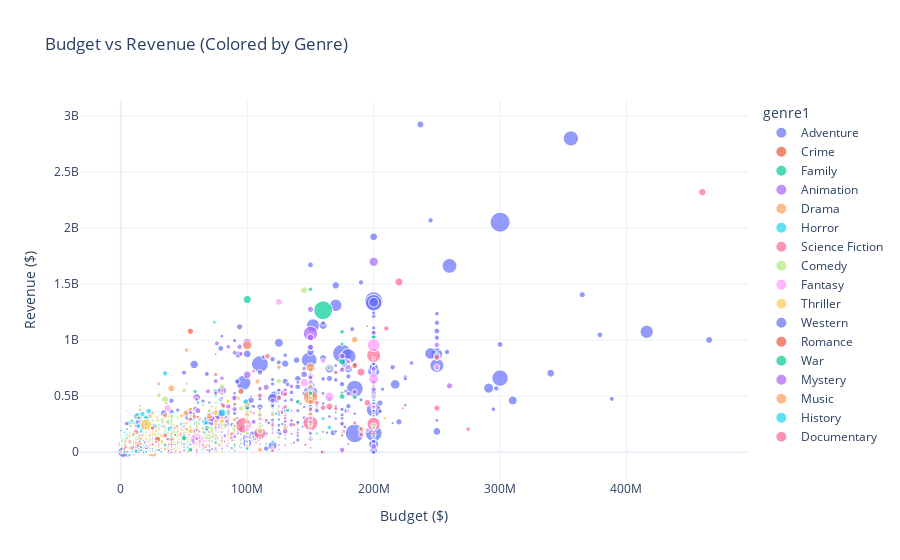

Notebook cell for this chart:
### Code cell
import plotly.express as px

#Option 1

fig1 = px.scatter(
    df_model,
    x='budget',
    y='revenue',
    color='genre1',          # color by genre string (e.g., Action, Comedy)
    size='popularity',       # optional: size points by popularity
    hover_data=['title'],    # optional: show movie title on hover
    title='Budget vs Revenue (Colored by Genre)',
    labels={'budget': 'Budget ($)', 'revenue': 'Revenue ($)'}
)

fig1.update_layout(template='plotly_white')
fig1.show()

### Figure 1 — Plotly figure (JSON) as saved in the notebook; plotly's stock layout.template omitted (floating-point values rounded to 4 significant figures; data arrays with more than 128 entries replaced by an {"elided": "..."} marker saying what was removed)
{"data": [{"customdata": {"elided": "769x1 str values"}, "hovertemplate": "genre1=Adventure<br>Budget ($)=%{x}<br>Revenue ($)=%{y}<br>popularity=%{marker.size}<br>title=%{customdata[0]}<extra></extra>", "legendgroup": "Adventure", "marker": {"color": "#636efa", "size": {"elided": "769 float values"}, "sizemode": "area", "sizeref": 0.4711, "symbol": "circle"}, "mode": "markers", "name": "Adventure", "showlegend": true, "type": "scattergl", "x": {"elided": "769 int values"}, "xaxis": "x", "y": {"elided": "769 int values"}, "yaxis": "y"}, {"customdata": {"elided": "140x1 str values"}, "hovertemplate": "genre1=Crime<br>Budget ($)=%{x}<br>Revenue ($)=%{y}<br>popularity=%{marker.size}<br>title=%{customdata[0]}<extra></extra>", "legendgroup": "Crime", "marker": {"color": "#EF553B", "size": {"elided": "140 float values"}, "sizemode": "area", "sizeref": 0.4711, "symbol": "circle"}, "mode": "markers", "name": "Crime", "showlegend": true, "type": "scattergl", "x": {"elided": "140 int values"}, "xaxis": "x", "y": {"elided": "140 int values"}, "yaxis": "y"}, {"customdata": [["Beauty and the Beast"], ["The Super Mario Bros. Movie"], ["Coco"], ["The Garfield Movie"], ["Paddington in Peru"], ["Madagascar"], ["Like Mike"], ["Wonder"], ["Cars 3"], ["Wreck-It Ralph"], ["PAW Patrol: The Mighty Movie"], ["The Bad Guys"], ["Alice in Wonderland"], ["Maleficent: Mistress of Evil"], ["Toy Story 4"], ["The Day the Earth Blew Up: A Looney Tunes Movie"], ["Frozen II"], ["Penguins of Madagascar"], ["Bee Movie"], ["The Angry Birds Movie 2"], ["The SpongeBob SquarePants Movie"], ["Madagascar: Escape 2 Africa"], ["The SpongeBob Movie: Sponge on the Run"], ["PAW Patrol: The Movie"], ["Harold and the Purple Crayon"], ["How the Grinch Stole Christmas"], ["Trolls World Tour"], ["Trolls"], ["The Grinch"], ["The Jungle Book"], ["Dora and the Lost City of Gold"], ["The SpongeBob Movie: Sponge Out of Water"], ["Over the Hedge"], ["The Spiderwick Chronicles"], ["Ralph Breaks the Internet"], ["Space Jam: A New Legacy"], ["Onward"], ["Sinbad: Legend of the Seven Seas"], ["Minions"], ["Freaky Friday"], ["The Road to El Dorado"], ["Smurfs: The Lost Village"], ["The Cat in the Hat"], ["Roald Dahl's Matilda the Musical"], ["Abominable"], ["ParaNorman"], ["The Addams Family"], ["Dumbo"], ["Speed Racer"], ["Miracles from Heaven"], ["A Dog's Journey"], ["Spy Kids"], ["Clifford the Big Red Dog"], ["The Secret Life of Bees"], ["August Rush"], ["Captain Underpants: The First Epic Movie"], ["Spy Kids 2: The Island of Lost Dreams"], ["Peter Rabbit 2: The Runaway"], ["The Lizzie McGuire Movie"], ["Dolittle"], ["Alvin and the Chipmunks: The Road Chip"], ["The Wild"], ["Diary of a Wimpy Kid: Rodrick Rules"], ["Mr. Bean's Holiday"], ["RV"], ["The Lego Ninjago Movie"], ["Stuart Little 2"], ["Lady and the Tramp"], ["My Spy"], ["Ella Enchanted"], ["My Little Pony: The Movie"], ["Gulliver's Travels"], ["Smallfoot"], ["Soul Surfer"], ["Spy Kids 3-D: Game Over"], ["The Muppets"], ["Cats & Dogs: The Revenge of Kitty Galore"], ["Spy Kids: All the Time in the World"], ["The Water Horse"], ["G-Force"], ["The Jungle Book 2"], ["The Wolf and the Lion"], ["Playing with Fire"], ["Sleepover"], ["The Son of Bigfoot"], ["Underdog"], ["Zoom"], ["Early Man"], ["A Street Cat Named Bob"], ["Kicking & Screaming"], ["Cats & Dogs"], ["Missing Link"], ["Valiant"], ["Shaun the Sheep Movie"], ["102 Dalmatians"], ["Alexander and the Terrible, Horrible, No Good, Very Bad Day"], ["Marmaduke"], ["Jimmy Neutron: Boy Genius"], ["Pooh's Heffalump Movie"], ["Playmobil: The Movie"], ["Are We There Yet?"], ["Cats & Dogs 3: Paws Unite"], ["Middle School: The Worst Years of My Life"], ["Nancy Drew"], ["Ice Princess"]], "hovertemplate": "genre1=Family<br>Budget ($)=%{x}<br>Revenue ($)=%{y}<br>popularity=%{marker.size}<br>title=%{customdata[0]}<extra></extra>", "legendgroup": "Family", "marker": {"color": "#00cc96", "size": [167.2, 30.86, 21.58, 21.33, 18.74, 14.53, 13.3, 12.37, 12.21, 12.12, 11.69, 11.65, 11.38, 11.33, 10.59, 10.45, 10.11, 9.43, 8.972, 8.663, 8.497, 8.475, 8.391, 8.17, 7.91, 7.884, 7.771, 7.728, 7.717, 7.585, 7.489, 7.342, 7.114, 7.03, 6.967, 6.851, 6.537, 6.288, 6.151, 5.771, 5.728, 5.709, 5.6, 5.476, 5.465, 5.448, 5.371, 5.174, 5.17, 5.073, 4.868, 4.809, 4.762, 4.689, 4.682, 4.591, 4.579, 4.567, 4.535, 4.499, 4.496, 4.455, 4.449, 4.449, 4.427, 4.27, 4.121, 4.08, 4.053, 4.038, 3.87, 3.822, 3.737, 3.692, 3.619, 3.584, 3.583, 3.58, 3.376, 3.264, 3.259, 3.158, 3.088, 3.062, 3.045, 2.957, 2.95, 2.939, 2.829, 2.751, 2.734, 2.724, 2.678, 2.655, 2.627, 2.613, 2.504, 2.49, 2.47, 2.43, 2.422, 2.415, 2.379, 2.336, 2.28], "sizemode": "area", "sizeref": 0.4711, "symbol": "circle"}, "mode": "markers", "name": "Family", "showlegend": true, "type": "scattergl", "x": [160000000, 100000000, 175000000, 60000000, 90000000, 75000000, 30000000, 20000000, 175000000, 165000000, 30000000, 80000000, 200000000, 185000000, 175000000, 15000000, 150000000, 132000000, 150000000, 65000000, 30000000, 150000000, 60000000, 26000000, 40000000, 123000000, 90000000, 125000000, 75000000, 175000000, 49000000, 74000000, 80000000, 90000000, 175000000, 150000000, 200000000, 60000000, 74000000, 26000000, 95000000, 60000000, 109000000, 25000000, 75000000, 60000000, 40000000, 170000000, 120000000, 16000000, 16000000, 35000000, 64000000, 11000000, 25000000, 38000000, 38000000, 45000000, 17000000, 175000000, 90000000, 80000000, 21000000, 25000000, 50000000, 70000000, 120000000, 60000000, 18000000, 31000000, 6000000, 112000000, 80000000, 18000000, 38000000, 45000000, 85000000, 27000000, 40000000, 150000000, 20000000, 11900000, 29900000, 10000000, 30000000, 25000000, 75600000, 50000000, 8000000, 45000000, 60000000, 100000000, 35000000, 25000000, 85000000, 28000000, 50000000, 25000000, 20000000, 75000000, 32000000, 17000000, 8500000, 20000000, 25000000], "xaxis": "x", "y": [1266115964, 1362000000, 807816196, 254907482, 209470312, 542064525, 62300000, 315025930, 383925276, 471222889, 202231360, 250162278, 1025467110, 491730089, 1073841394, 15076954, 1453683476, 373515621, 287594577, 137792047, 140161792, 603900354, 4700000, 144327371, 32227855, 345800000, 49276818, 347337803, 508600000, 966550600, 120600000, 311594032, 343397247, 164200000, 529323962, 163692228, 141940042, 80767884, 1159457503, 160846332, 76400000, 197183546, 133800000, 37289659, 190304772, 107139399, 204394183, 353284621, 93900000, 74000000, 78871079, 147934180, 107347356, 38105395, 66122026, 125427681, 119723358, 153000000, 55534455, 251410631, 233755553, 102338515, 72526996, 232225908, 87528173, 123081555, 169956806, 51000000, 10200000, 27400000, 61294644, 237382724, 214115531, 47088990, 197101678, 165184237, 112483764, 85564310, 103967384, 292817841, 135700000, 15300000, 69412425, 10143022, 46372519, 65270477, 12506188, 53431158, 17900000, 56070433, 93375151, 26565710, 61746888, 106209378, 183611771, 100654149, 83761844, 80936232, 52900000, 1630000, 97918663, 4200000, 23316139, 30715465, 27645491], "yaxis": "y"}, {"customdata": {"elided": "157x1 str values"}, "hovertemplate": "genre1=Animation<br>Budget ($)=%{x}<br>Revenue ($)=%{y}<br>popularity=%{marker.size}<br>title=%{customdata[0]}<extra></extra>", "legendgroup": "Animation", "marker": {"color": "#ab63fa", "size": {"elided": "157 float values"}, "sizemode": "area", "sizeref": 0.4711, "symbol": "circle"}, "mode": "markers", "name": "Animation", "showlegend": true, "type": "scattergl", "x": {"elided": "157 int values"}, "xaxis": "x", "y": {"elided": "157 int values"}, "yaxis": "y"}, {"customdata": {"elided": "594x1 str values"}, "hovertemplate": "genre1=Drama<br>Budget ($)=%{x}<br>Revenue ($)=%{y}<br>popularity=%{marker.size}<br>title=%{customdata[0]}<extra></extra>", "legendgroup": "Drama", "marker": {"color": "#FFA15A", "size": {"elided": "594 float values"}, "sizemode": "area", "sizeref": 0.4711, "symbol": "circle"}, "mode": "markers", "name": "Drama", "showlegend": true, "type": "scattergl", "x": {"elided": "594 int values"}, "xaxis": "x", "y": {"elided": "594 int values"}, "yaxis": "y"}, {"customdata": {"elided": "301x1 str values"}, "hovertemplate": "genre1=Horror<br>Budget ($)=%{x}<br>Revenue ($)=%{y}<br>popularity=%{marker.size}<br>title=%{customdata[0]}<extra></extra>", "legendgroup": "Horror", "marker": {"color": "#19d3f3", "size": {"elided": "301 float values"}, "sizemode": "area", "sizeref": 0.4711, "symbol": "circle"}, "mode": "markers", "name": "Horror", "showlegend": true, "type": "scattergl", "x": {"elided": "301 int values"}, "xaxis": "x", "y": {"elided": "301 int values"}, "yaxis": "y"}, {"customdata": [["Alien: Covenant"], ["Blade Runner 2049"], ["Annihilation"], ["Guardians of the Galaxy Vol. 2"], ["Dark Phoenix"], ["Ghost in the Shell"], ["The Avengers"], ["Dune: Part Two"], ["Avatar: The Way of Water"], ["Dune"], ["Transformers: Rise of the Beasts"], ["Solo: A Star Wars Story"], ["Kingdom of the Planet of the Apes"], ["Venom"], ["Guardians of the Galaxy Vol. 3"], ["Predators"], ["The Hunger Games: Mockingjay - Part 1"], ["M3GAN"], ["Teenage Mutant Ninja Turtles"], ["Transformers: Age of Extinction"], ["The Creator"], ["Terminator Genisys"], ["Poor Things"], ["Eternals"], ["Venom: Let There Be Carnage"], ["The Predator"], ["Eternal Sunshine of the Spotless Mind"], ["A Quiet Place Part II"], ["Ant-Man"], ["The Incredible Hulk"], ["The Marvels"], ["Prometheus"], ["The Matrix Resurrections"], ["Terminator: Dark Fate"], ["Star Trek"], ["The Hunger Games"], ["Jupiter Ascending"], ["Megalopolis"], ["Ad Astra"], ["Dawn of the Planet of the Apes"], ["Maze Runner: The Scorch Trials"], ["Nope"], ["Godzilla: King of the Monsters"], ["Maze Runner: The Death Cure"], ["Minority Report"], ["Predestination"], ["Elysium"], ["Gravity"], ["Hulk"], ["Anon"], ["The Purge"], ["Fantastic Four: Rise of the Silver Surfer"], ["The Butterfly Effect"], ["The 5th Wave"], ["What Happened to Monday"], ["RoboCop"], ["Chronicle"], ["Zathura: A Space Adventure"], ["Moonfall"], ["District 9"], ["Battle: Los Angeles"], ["The New Mutants"], ["Gemini Man"], ["The Core"], ["Mr. Nobody"], ["Riddick"], ["Superman Returns"], ["Serenity"], ["The Adjustment Bureau"], ["Code 8"], ["After Earth"], ["Replicas"], ["Transformers: Revenge of the Fallen"], ["Vivarium"], ["The Endless"], ["Ender's Game"], ["Surrogates"], ["Æon Flux"], ["Moon"], ["Skyline"], ["Kin"], ["Project Gemini"], ["The 6th Day"], ["Star Trek: Nemesis"], ["Hot Tub Time Machine"], ["Captive State"], ["Sunshine"], ["Dark Skies"], ["Voyagers"], ["The Time Machine"], ["Self/less"], ["I.S.S."], ["Primer"], ["Stealth"], ["Freaks"], ["Outlander"], ["Push"], ["Frequency"], ["Songbird"], ["K-PAX"], ["Ultraviolet"], ["Prospect"], ["High Life"], ["Cosmic Sin"], ["Crimes of the Future"], ["Mission to Mars"], ["Battlefield Earth"], ["Project Almanac"], ["S1m0ne"]], "hovertemplate": "genre1=Science Fiction<br>Budget ($)=%{x}<br>Revenue ($)=%{y}<br>popularity=%{marker.size}<br>title=%{customdata[0]}<extra></extra>", "legendgroup": "Science Fiction", "marker": {"color": "#FF6692", "size": [113.2, 104.6, 98.22, 94.5, 82.44, 67.67, 31.52, 31.07, 25.66, 23.17, 21.73, 17.66, 17.26, 16.34, 15.82, 14.27, 14.03, 13.81, 13.56, 13.38, 12.63, 12.52, 12.37, 11.66, 11.44, 11.4, 10.94, 10.63, 10.56, 10.24, 9.899, 9.615, 9.599, 9.334, 9.046, 8.988, 8.978, 8.938, 8.77, 8.348, 8.323, 8.243, 8.122, 7.814, 7.491, 7.47, 7.146, 7.136, 7.082, 7.054, 6.943, 6.935, 6.921, 6.787, 6.598, 6.596, 6.594, 6.497, 6.344, 5.815, 5.62, 5.516, 5.367, 5.353, 5.043, 4.946, 4.921, 4.892, 4.859, 4.745, 4.733, 4.714, 4.679, 4.558, 4.451, 4.418, 4.381, 4.184, 4.116, 4.097, 3.536, 3.494, 3.356, 3.331, 3.232, 3.199, 3.155, 3.028, 3.025, 3.022, 3.008, 2.998, 2.959, 2.922, 2.9, 2.842, 2.812, 2.807, 2.74, 2.694, 2.69, 2.682, 2.671, 2.562, 2.541, 2.495, 2.492, 2.452, 2.422], "sizemode": "area", "sizeref": 0.4711, "symbol": "circle"}, "mode": "markers", "name": "Science Fiction", "showlegend": true, "type": "scattergl", "x": [97000000, 150000000, 40000000, 200000000, 200000000, 110000000, 220000000, 190000000, 460000000, 165000000, 195000000, 250000000, 160000000, 116000000, 250000000, 40000000, 125000000, 12000000, 125000000, 210000000, 80000000, 155000000, 35000000, 200000000, 110000000, 88000000, 20000000, 55000000, 130000000, 150000000, 274800000, 130000000, 190000000, 185000000, 150000000, 75000000, 176000000, 120000000, 87500000, 170000000, 61000000, 68000000, 170000000, 62000000, 102000000, 5500000, 115000000, 105000000, 137000000, 20000000, 3000000, 130000000, 13000000, 38000000, 20000000, 120000000, 15000000, 65000000, 146000000, 30000000, 70000000, 67000000, 140000000, 60000000, 47000000, 38000000, 223000000, 39000000, 50200000, 15000000, 130000000, 30000000, 200000000, 4000000, 1000000, 110000000, 80000000, 62000000, 5000000, 10500000, 30000000, 6000000, 82000000, 60000000, 36000000, 25000000, 50000000, 3500000, 20000000, 80000000, 26000000, 13800000, 7000, 135000000, 2000, 50000000, 38000000, 31000000, 2500000, 48000000, 30000000, 4000000, 8933400, 20000000, 27000000, 90000000, 44000000, 12000000, 10000000], "xaxis": "x", "y": [240891763, 259239658, 43070915, 863756051, 252442974, 169801921, 1518815515, 714444358, 2320250281, 407573628, 441381193, 392952373, 397378150, 856085151, 845600000, 127200000, 755356711, 181796517, 485004754, 1104054072, 104272136, 440603537, 117607117, 402064899, 506863592, 160542134, 72258126, 297372261, 519311965, 264770996, 206136825, 403354469, 156497322, 261119292, 386839614, 694394724, 184000000, 13857002, 127461872, 710644566, 312296056, 170823080, 387300138, 288175335, 358372926, 4942449, 286140700, 723192705, 245360480, 1197741, 91266581, 301913131, 96800000, 109906372, 27975429, 242688965, 145000000, 65079104, 67319703, 210888950, 211800000, 49169594, 173469516, 74208267, 2331721, 98337295, 391081192, 38869464, 127900000, 157209, 243843127, 8100000, 836303693, 488000, 956425, 125537191, 122444772, 53321673, 9760104, 66984887, 10023153, 211674, 96085477, 67336470, 64780213, 8808611, 34800000, 25174316, 4298184, 123700000, 31807156, 6605079, 545436, 76932943, 368410, 7033683, 49678401, 68106245, 1000000, 50315140, 31070211, 22777, 2133033, 349757, 4551565, 110983407, 29725663, 33200000, 19576023], "yaxis": "y"}, {"customdata": {"elided": "543x1 str values"}, "hovertemplate": "genre1=Comedy<br>Budget ($)=%{x}<br>Revenue ($)=%{y}<br>popularity=%{marker.size}<br>title=%{customdata[0]}<extra></extra>", "legendgroup": "Comedy", "marker": {"color": "#B6E880", "size": {"elided": "543 float values"}, "sizemode": "area", "sizeref": 0.4711, "symbol": "circle"}, "mode": "markers", "name": "Comedy", "showlegend": true, "type": "scattergl", "x": {"elided": "543 int values"}, "xaxis": "x", "y": {"elided": "543 int values"}, "yaxis": "y"}, {"customdata": [["Doctor Strange in the Multiverse of Madness"], ["The Dark Tower"], ["Fantastic Beasts: The Crimes of Grindelwald"], ["How to Train Your Dragon"], ["How to Train Your Dragon 2"], ["Twilight"], ["Harry Potter and the Deathly Hallows: Part 2"], ["Maleficent"], ["Shrek the Third"], ["Thor: Love and Thunder"], ["The Hobbit: The Desolation of Smaug"], ["Constantine"], ["Damsel"], ["Fantastic Beasts: The Secrets of Dumbledore"], ["Fantastic Beasts and Where to Find Them"], ["Donnie Darko"], ["Wrath of the Titans"], ["Jack the Giant Slayer"], ["Ghostbusters: Frozen Empire"], ["Hansel & Gretel: Witch Hunters"], ["Hellboy: The Crooked Man"], ["Bruce Almighty"], ["Hancock"], ["Ghostbusters: Afterlife"], ["Miss Peregrine's Home for Peculiar Children"], ["Jungle Cruise"], ["The Watchers"], ["The Smurfs 2"], ["Knights of the Zodiac"], ["Home"], ["The Lovely Bones"], ["The Mummy"], ["The Last Witch Hunter"], ["Immortals"], ["Hellboy"], ["Daredevil"], ["Midnight in Paris"], ["The Sorcerer's Apprentice"], ["Underworld"], ["Hellboy"], ["R.I.P.D."], ["Oz the Great and Powerful"], ["Underworld: Blood Wars"], ["Underworld: Evolution"], ["Underworld: Awakening"], ["The Ant Bully"], ["The Legend of Tarzan"], ["Chaos Walking"], ["Drive Angry"], ["Hellboy II: The Golden Army"], ["Nanny McPhee"], ["The Mortal Instruments: City of Bones"], ["Blade II"], ["Son of the Mask"], ["Underworld: Rise of the Lycans"], ["Bedazzled"], ["The Nutcracker and the Four Realms"], ["Sorry to Bother You"], ["The League of Extraordinary Gentlemen"], ["The Illusionist"], ["Eragon"], ["Mary Poppins Returns"], ["Evan Almighty"], ["A Monster Calls"], ["Mandy"], ["The Covenant"], ["Cats"], ["Aquamarine"], ["The Santa Clause 2"], ["The Kid"], ["Pan"], ["Enter the Void"], ["Don't Be Afraid of the Dark"], ["If Only"], ["Bedtime Stories"], ["Ghosts of Girlfriends Past"], ["Where the Wild Things Are"], ["MirrorMask"], ["The King's Daughter"], ["Into the Woods"], ["Beautiful Creatures"], ["Penelope"], ["Nutty Professor II: The Klumps"]], "hovertemplate": "genre1=Fantasy<br>Budget ($)=%{x}<br>Revenue ($)=%{y}<br>popularity=%{marker.size}<br>title=%{customdata[0]}<extra></extra>", "legendgroup": "Fantasy", "marker": {"color": "#FF97FF", "size": [81.24, 74.64, 47.65, 43.1, 31.38, 23.95, 22.3, 16.48, 13.77, 13.49, 12.68, 11.19, 11.01, 10.39, 9.879, 9.3, 8.382, 8.33, 8.259, 8.243, 8.164, 7.943, 7.778, 7.77, 7.526, 7.508, 7.2, 7.161, 7.152, 7.026, 6.935, 6.68, 6.605, 6.567, 6.546, 6.428, 6.194, 5.976, 5.943, 5.692, 5.662, 5.522, 5.476, 5.422, 5.295, 5.108, 5.052, 5.047, 4.964, 4.954, 4.941, 4.857, 4.767, 4.738, 4.599, 4.389, 4.353, 4.125, 4.079, 3.933, 3.832, 3.771, 3.719, 3.637, 3.618, 3.557, 3.527, 3.506, 3.313, 3.264, 3.186, 3.129, 3.128, 2.99, 2.95, 2.843, 2.782, 2.747, 2.49, 2.481, 2.442, 2.409, 2.251], "sizemode": "area", "sizeref": 0.4711, "symbol": "circle"}, "mode": "markers", "name": "Fantasy", "showlegend": true, "type": "scattergl", "x": [200000000, 60000000, 200000000, 165000000, 145000000, 37000000, 125000000, 180000000, 160000000, 250000000, 250000000, 100000000, 60000000, 200000000, 180000000, 4500000, 150000000, 195000000, 100000000, 50000000, 20000000, 80000000, 150000000, 75000000, 110000000, 200000000, 30000000, 105000000, 60000000, 135000000, 65000000, 125000000, 90000000, 75000000, 50000000, 78000000, 17000000, 150000000, 22000000, 66000000, 130000000, 200000000, 35000000, 50000000, 70000000, 50000000, 180000000, 125000000, 50000000, 85000000, 25000000, 60000000, 54000000, 84000000, 35000000, 48000000, 120000000, 3200000, 78000000, 16500000, 100000000, 130000000, 175000000, 43000000, 6000000, 20000000, 95000000, 12000000, 65000000, 65000000, 150000000, 13000000, 25000000, 532673, 80000000, 37500000, 100000000, 4000000, 40500000, 50000000, 60000000, 15000000, 84000000], "xaxis": "x", "y": [955775804, 113231078, 654900000, 494879471, 621537519, 393616788, 1341511219, 758539785, 813367380, 760900000, 958400000, 230900000, 5000, 407200000, 809342332, 7500000, 301970083, 197700000, 201967521, 226349749, 2014050, 484592874, 629400000, 204334455, 296482446, 220889446, 51147812, 347434178, 7000000, 368871007, 93600000, 409231607, 146936910, 226904017, 55065289, 179179718, 151119219, 215300000, 95708457, 99318987, 61600000, 491868548, 81093313, 111476513, 160112671, 55200000, 356743061, 26508132, 40909909, 160388063, 123276807, 95396573, 155010032, 59918422, 92158961, 90383208, 173961069, 18200000, 179265204, 87892388, 250425512, 348807090, 174440724, 47309313, 1653784, 37597471, 77276321, 23006849, 172842355, 110317580, 128388320, 754249, 36993168, 3000000, 212874864, 102366815, 100140916, 973613, 2200000, 212902372, 60052138, 21156270, 123307945], "yaxis": "y"}, {"customdata": {"elided": "147x1 str values"}, "hovertemplate": "genre1=Thriller<br>Budget ($)=%{x}<br>Revenue ($)=%{y}<br>popularity=%{marker.size}<br>title=%{customdata[0]}<extra></extra>", "legendgroup": "Thriller", "marker": {"color": "#FECB52", "size": {"elided": "147 float values"}, "sizemode": "area", "sizeref": 0.4711, "symbol": "circle"}, "mode": "markers", "name": "Thriller", "showlegend": true, "type": "scattergl", "x": {"elided": "147 int values"}, "xaxis": "x", "y": {"elided": "147 int values"}, "yaxis": "y"}, {"customdata": [["Bone Tomahawk"], ["The Revenant"], ["Horizon: An American Saga - Chapter 1"], ["The Homesman"], ["3:10 to Yuma"], ["Hell or High Water"], ["The Sisters Brothers"], ["Open Range"], ["Hidalgo"], ["The Kid"], ["Jane Got a Gun"]], "hovertemplate": "genre1=Western<br>Budget ($)=%{x}<br>Revenue ($)=%{y}<br>popularity=%{marker.size}<br>title=%{customdata[0]}<extra></extra>", "legendgroup": "Western", "marker": {"color": "#636efa", "size": [51.18, 9.724, 6.093, 5.973, 4.164, 4.014, 3.412, 3.172, 2.841, 2.348, 2.332], "sizemode": "area", "sizeref": 0.4711, "symbol": "circle"}, "mode": "markers", "name": "Western", "showlegend": true, "type": "scattergl", "x": [1800000, 135000000, 50000000, 16000000, 55000000, 12000000, 38000000, 22000000, 100000000, 8000000, 25000000], "xaxis": "x", "y": [475846, 532950503, 38735702, 3442853, 70000000, 37600000, 13143056, 68296293, 108103450, 1561698, 3771345], "yaxis": "y"}, {"customdata": [["After"], ["The Notebook"], ["Cinderella"], ["Her"], ["Corpse Bride"], ["We Live in Time"], ["After We Collided"], ["After Ever Happy"], ["Call Me by Your Name"], ["After Everything"], ["Friends with Benefits"], ["Anyone But You"], ["After We Fell"], ["Five Feet Apart"], ["Beautiful Disaster"], ["Flipped"], ["Redeeming Love"], ["Fly Me to the Moon"], ["Secretary"], ["The Age of Adaline"], ["Beastly"], ["All of Us Strangers"], ["Waves"], ["Focus"], ["The Fault in Our Stars"], ["She's Out of My League"], ["The Break-Up"], ["Forever My Girl"], ["Monster-in-Law"], ["Every Day"], ["Marry Me"], ["What to Expect When You're Expecting"], ["Shortbus"], ["Two Weeks Notice"], ["The Next Three Days"], ["Overboard"], ["Midnight Sun"], ["Failure to Launch"], ["Carol"], ["Love Again"], ["If Beale Street Could Talk"], ["Punch-Drunk Love"], ["Leap Year"], ["Pride and Prejudice and Zombies"], ["Upside Down"], ["Rules Don't Apply"], ["The House Bunny"], ["The DUFF"], ["Cinderella Man"], ["Step Up All In"], ["Just Married"], ["The Space Between Us"], ["Soul Plane"], ["Sing Street"], ["Second Act"], ["Becoming Jane"], ["Before Midnight"], ["All My Life"], ["Fifty Shades of Black"], ["My Big Fat Greek Wedding 2"], ["The Wedding Date"], ["A Long Way Off"], ["Julie & Julia"], ["The Painted Veil"], ["Under the Tuscan Sun"], ["Ironclad"], ["Brooklyn"], ["Green Eyes"], ["The Celestine Prophecy"], ["Brown Sugar"], ["Freeheld"], ["The Sweetest Thing"], ["Song to Song"], ["Book Club"], ["Kate & Leopold"], ["Return to Me"]], "hovertemplate": "genre1=Romance<br>Budget ($)=%{x}<br>Revenue ($)=%{y}<br>popularity=%{marker.size}<br>title=%{customdata[0]}<extra></extra>", "legendgroup": "Romance", "marker": {"color": "#EF553B", "size": [23.18, 19.54, 17.71, 15.19, 13.46, 12.65, 12.08, 11.29, 10.82, 10.26, 9.883, 9.56, 8.732, 8.672, 8.469, 7.959, 7.736, 6.663, 6.639, 6.445, 6.24, 5.828, 5.676, 5.536, 5.478, 5.185, 4.912, 4.896, 4.622, 4.621, 4.402, 4.384, 4.29, 4.154, 4.131, 4.128, 4.082, 4.071, 3.852, 3.836, 3.813, 3.771, 3.767, 3.699, 3.684, 3.643, 3.562, 3.538, 3.434, 3.354, 3.35, 3.289, 3.255, 3.237, 3.155, 3.15, 2.922, 2.839, 2.835, 2.816, 2.762, 2.715, 2.711, 2.672, 2.671, 2.502, 2.466, 2.458, 2.399, 2.393, 2.383, 2.376, 2.358, 2.344, 2.318, 2.308], "sizemode": "area", "sizeref": 0.4711, "symbol": "circle"}, "mode": "markers", "name": "Romance", "showlegend": true, "type": "scattergl", "x": [14000000, 29000000, 95000000, 23000000, 40000000, 20000000, 14000000, 14000000, 3500000, 14000000, 35000000, 25000000, 14000000, 7000000, 25000000, 14000000, 30000000, 100000000, 4000000, 25000000, 17000000, 5000000, 6000000, 50100000, 14000000, 20000000, 52000000, 3500000, 43000000, 4900000, 23000000, 40000000, 2000000, 60000000, 30000000, 12000000, 2800000, 50000000, 11800000, 9000000, 12000000, 25000000, 19000000, 28000000, 60000000, 25000000, 25000000, 8500000, 88000000, 45000000, 18000000, 30000000, 16000000, 4000000, 16000000, 16500000, 3000000, 25000000, 20000000, 18000000, 15000000, 500000, 40000000, 19400000, 18000000, 25000000, 11000000, 20000, 10000000, 8000000, 7000000, 43000000, 10000000, 10000000, 48000000, 24000000], "xaxis": "x", "y": [69497587, 115600000, 543514353, 47351251, 118133252, 37182814, 47990414, 19238073, 43143046, 10644463, 149500000, 214891370, 21753705, 92600000, 6850036, 4324817, 9464198, 42247783, 9300000, 65663276, 43200000, 14864960, 2576990, 153962963, 307166834, 49800000, 205700000, 16367326, 154749918, 10400000, 44000000, 79700000, 5557564, 199043242, 67448651, 91244913, 27365467, 130224158, 40272135, 10000000, 20572691, 24665649, 32686500, 16457494, 22187813, 3900000, 70442940, 43528634, 108539911, 86165646, 101564935, 14793385, 14800000, 13624522, 72282227, 37311672, 11176469, 2000000, 21164799, 90632641, 47175038, 28951, 129500000, 26910847, 58878723, 5151023, 62076141, 5000, 615752, 27362712, 573335, 68696770, 1710528, 78720293, 76019048, 36600000], "yaxis": "y"}, {"customdata": [["Fury"], ["Civil War"], ["Troy"], ["Guy Ritchie's The Covenant"], ["Pearl Harbor"], ["1917"], ["American Sniper"], ["Dunkirk"], ["13 Hours: The Secret Soldiers of Benghazi"], ["12 Strong"], ["Tears of the Sun"], ["The Wall"], ["Lone Survivor"], ["Devotion"], ["Alexander"], ["The Outpost"], ["War Horse"], ["Green Zone"], ["Tolkien"], ["Cold Mountain"], ["U-571"], ["Windtalkers"], ["Flags of Our Fathers"], ["Jackboots on Whitehall"], ["Danger Close: The Battle of Long Tan"], ["The Man with the Iron Heart"], ["The Monuments Men"], ["The Water Diviner"]], "hovertemplate": "genre1=War<br>Budget ($)=%{x}<br>Revenue ($)=%{y}<br>popularity=%{marker.size}<br>title=%{customdata[0]}<extra></extra>", "legendgroup": "War", "marker": {"color": "#00cc96", "size": [17.28, 15.64, 15.59, 12.85, 9.971, 9.655, 8.661, 8.385, 7.728, 6.833, 5.661, 5.275, 5.157, 5.022, 4.724, 4.495, 4.399, 4.177, 3.998, 3.947, 3.831, 3.201, 3.137, 3.094, 3.079, 2.671, 2.516, 2.266], "sizemode": "area", "sizeref": 0.4711, "symbol": "circle"}, "mode": "markers", "name": "War", "showlegend": true, "type": "scattergl", "x": [68000000, 50000000, 175000000, 55000000, 140000000, 100000000, 58800000, 150000000, 50000000, 35000000, 75000000, 3000000, 40000000, 90000000, 155000000, 18000000, 66000000, 100000000, 20000000, 79000000, 62000000, 115000000, 90000000, 6000000, 23934823, 32679734, 70000000, 22500000], "xaxis": "x", "y": [211817906, 126542249, 497409852, 21948551, 449220945, 394638258, 542300000, 527000000, 69411370, 67450815, 86500000, 4500000, 149295601, 20000000, 167298192, 2133452, 177584879, 94882889, 8654322, 173013509, 127700000, 77600000, 65900249, 20776, 2078370, 4412639, 154984035, 15520023], "yaxis": "y"}, {"customdata": [["Watchmen"], ["Gone Girl"], ["Blink Twice"], ["Get Out"], ["Memento"], ["Murder on the Orient Express"], ["Death on the Nile"], ["A Haunting in Venice"], ["Scooby-Doo"], ["Game Night"], ["Vanilla Sky"], ["Hypnotic"], ["Eagle Eye"], ["Inferno"], ["House of Wax"], ["Nerve"], ["Identity"], ["Stay"], ["Amsterdam"], ["The Crazies"], ["The Fourth Kind"], ["The Guest"], ["See How They Run"], ["Sky Captain and the World of Tomorrow"], ["Reminiscence"], ["The X Files: I Want to Believe"], ["Odd Thomas"], ["Paper Towns"], ["Femme Fatale"], ["Secret Window"], ["Joe Dirt"], ["Dream House"], ["Scooby-Doo 2: Monsters Unleashed"], ["Joy Ride"]], "hovertemplate": "genre1=Mystery<br>Budget ($)=%{x}<br>Revenue ($)=%{y}<br>popularity=%{marker.size}<br>title=%{customdata[0]}<extra></extra>", "legendgroup": "Mystery", "marker": {"color": "#ab63fa", "size": [15.81, 15.32, 13.22, 11.24, 11.12, 8.647, 7.486, 7.216, 7.142, 6.88, 6.409, 5.234, 4.962, 4.878, 4.749, 4.484, 4.483, 4.458, 4.157, 3.77, 3.743, 3.718, 3.614, 3.56, 3.494, 3.34, 2.974, 2.748, 2.651, 2.634, 2.598, 2.468, 2.403, 2.359], "sizemode": "area", "sizeref": 0.4711, "symbol": "circle"}, "mode": "markers", "name": "Mystery", "showlegend": true, "type": "scattergl", "x": [130000000, 61000000, 20000000, 4500000, 9000000, 55000000, 90000000, 60000000, 84000000, 37000000, 68000000, 70000000, 80000000, 75000000, 40000000, 19000000, 28000000, 50000000, 80000000, 20000000, 10000000, 5000000, 40000000, 70000000, 68000000, 30000000, 27000000, 12000000, 35000000, 40000000, 17700000, 50000000, 80000000, 23000000], "xaxis": "x", "y": [185258983, 370890259, 46393906, 255407969, 40047236, 352800000, 137307235, 121400000, 275650703, 117501013, 203388341, 16014123, 178800000, 220021259, 68766121, 85241496, 90259536, 8342132, 31245810, 54956140, 47709193, 2700051, 21921551, 57958696, 18717947, 69363381, 1149267, 85500000, 16800000, 92900000, 30987695, 39984400, 181466833, 36642838], "yaxis": "y"}, {"customdata": [["Better Man"], ["Bohemian Rhapsody"], ["A Star Is Born"], ["Bob Marley: One Love"], ["TÁR"], ["Dance Flick"], ["Step Up"], ["Rocketman"], ["Step Up 2: The Streets"], ["Back to Black"], ["Step Up Revolution"], ["I Can Only Imagine"], ["I Still Believe"], ["Strange Magic"], ["TAYLOR SWIFT | THE ERAS TOUR"], ["Honey"], ["Whitney Houston: I Wanna Dance with Somebody"], ["The Nutcracker"]], "hovertemplate": "genre1=Music<br>Budget ($)=%{x}<br>Revenue ($)=%{y}<br>popularity=%{marker.size}<br>title=%{customdata[0]}<extra></extra>", "legendgroup": "Music", "marker": {"color": "#FFA15A", "size": [11.36, 9.965, 5.938, 5.648, 5.129, 5.025, 4.641, 4.289, 4.199, 4.011, 3.863, 3.722, 3.249, 3.155, 2.668, 2.63, 2.625, 2.478], "sizemode": "area", "sizeref": 0.4711, "symbol": "circle"}, "mode": "markers", "name": "Music", "showlegend": true, "type": "scattergl", "x": [110000000, 52000000, 36000000, 70000000, 35000000, 25000000, 12000000, 40000000, 23000000, 30000000, 33000000, 7000000, 12000000, 100000000, 15000000, 18000000, 50000000, 90000000], "xaxis": "x", "y": [22541033, 910813521, 436388866, 180828556, 29048571, 31439140, 114194847, 167300000, 150816700, 51001975, 140470746, 86086881, 16069730, 13603453, 261656269, 62646763, 59800000, 17177993], "yaxis": "y"}, {"customdata": [["Napoleon"], ["The Fire Inside"], ["The Imitation Game"], ["The Iron Claw"], ["Les Misérables"], ["Lincoln"], ["The Last Duel"], ["Dumb Money"], ["The Apprentice"], ["The Walk"], ["The Return"], ["The Favourite"], ["Big George Foreman"], ["Young Woman and the Sea"], ["Reagan"], ["Ferrari"], ["Selma"], ["First Man"], ["The Promise"], ["A Hidden Life"], ["Cabrini"], ["Milk"], ["The Iron Lady"], ["Thirteen Days"], ["Bonhoeffer: Pastor. Spy. Assassin"], ["All Eyez on Me"], ["In the Valley of Elah"], ["The Professor and the Madman"]], "hovertemplate": "genre1=History<br>Budget ($)=%{x}<br>Revenue ($)=%{y}<br>popularity=%{marker.size}<br>title=%{customdata[0]}<extra></extra>", "legendgroup": "History", "marker": {"color": "#19d3f3", "size": [10.54, 10.41, 9.103, 8.058, 7.229, 6.112, 5.839, 5.708, 5.596, 5.476, 4.787, 4.664, 4.577, 4.085, 3.741, 3.74, 3.71, 3.501, 3.182, 3.142, 3.139, 2.776, 2.628, 2.605, 2.505, 2.481, 2.373, 2.366], "sizemode": "area", "sizeref": 0.4711, "symbol": "circle"}, "mode": "markers", "name": "History", "showlegend": true, "type": "scattergl", "x": [165000000, 12000000, 14000000, 15900000, 61000000, 65000000, 100000000, 30000000, 16000000, 35000000, 20000000, 15000000, 32000000, 40000000, 25000000, 95000000, 20000000, 70000000, 90000000, 9000000, 50000000, 20000000, 13000000, 80000000, 25000000, 40000000, 23000000, 25000000], "xaxis": "x", "y": [220597098, 8104331, 233555708, 40130232, 442636309, 275300000, 30552111, 20703794, 17271613, 61181942, 2106733, 95918706, 3800000, 581725, 30107173, 39220516, 66787908, 105713218, 12448676, 4645140, 20592796, 54600000, 115890792, 34566746, 12165702, 44922302, 29541790, 4957273], "yaxis": "y"}, {"customdata": [["David Lynch: The Art Life"], ["The Secret"]], "hovertemplate": "genre1=Documentary<br>Budget ($)=%{x}<br>Revenue ($)=%{y}<br>popularity=%{marker.size}<br>title=%{customdata[0]}<extra></extra>", "legendgroup": "Documentary", "marker": {"color": "#FF6692", "size": [4.009, 3.21], "sizemode": "area", "sizeref": 0.4711, "symbol": "circle"}, "mode": "markers", "name": "Documentary", "showlegend": true, "type": "scattergl", "x": [179554, 3500000], "xaxis": "x", "y": [311470, 65600000], "yaxis": "y"}], "layout": {"legend": {"itemsizing": "constant", "title": {"text": "genre1"}, "tracegroupgap": 0}, "title": {"text": "Budget vs Revenue (Colored by Genre)"}, "xaxis": {"anchor": "y", "domain": [0, 1], "title": {"text": "Budget ($)"}}, "yaxis": {"anchor": "x", "domain": [0, 1], "title": {"text": "Revenue ($)"}}}}
